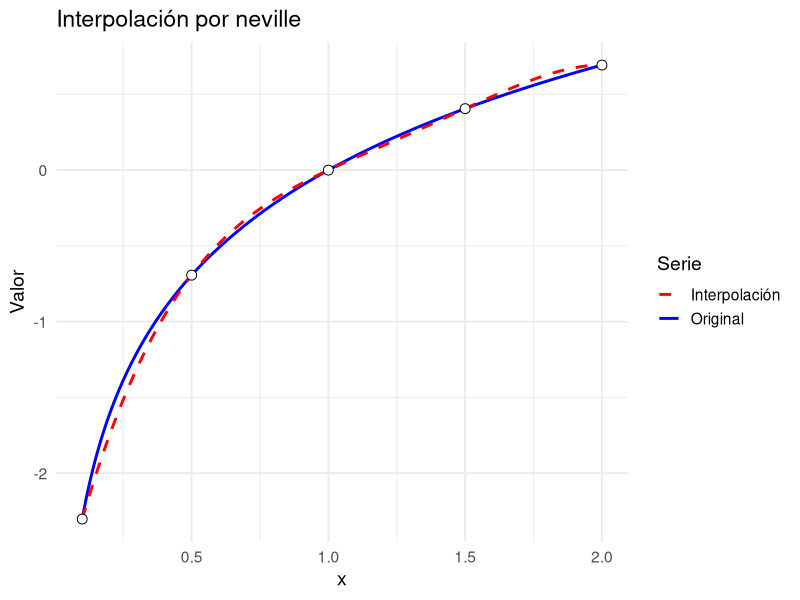
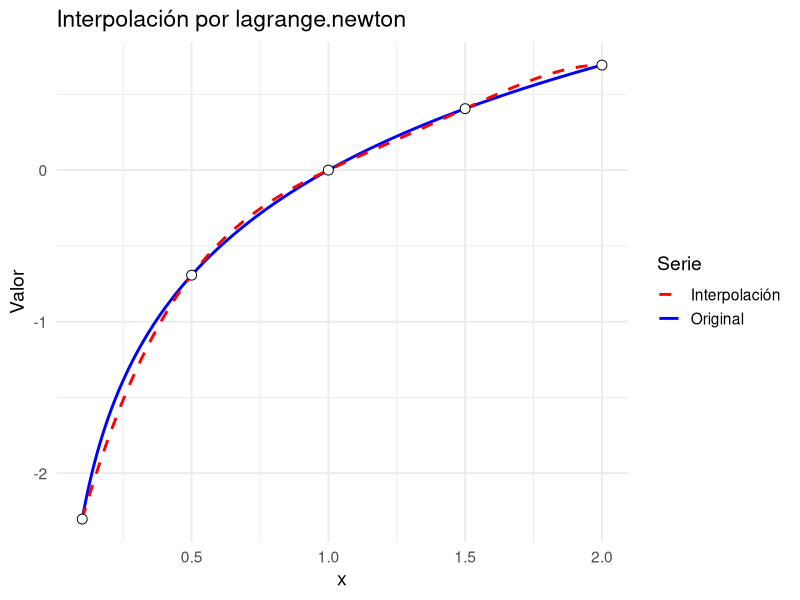
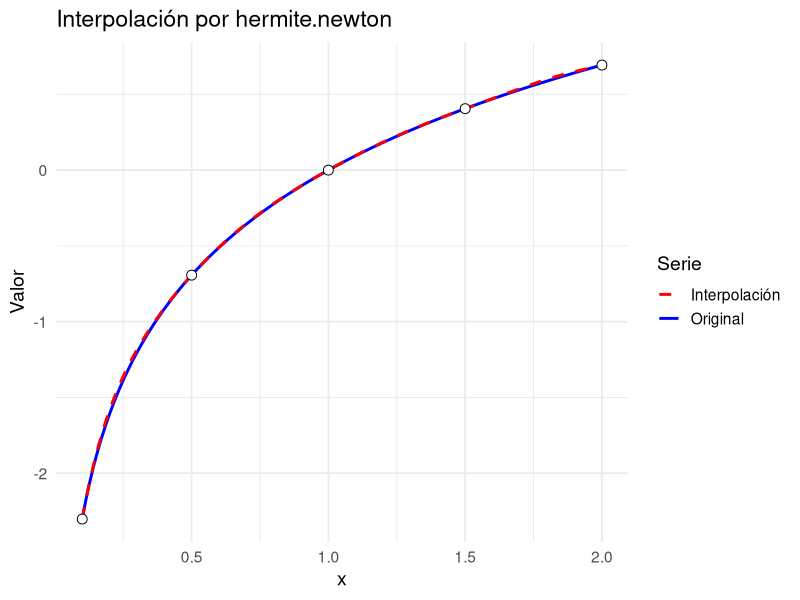
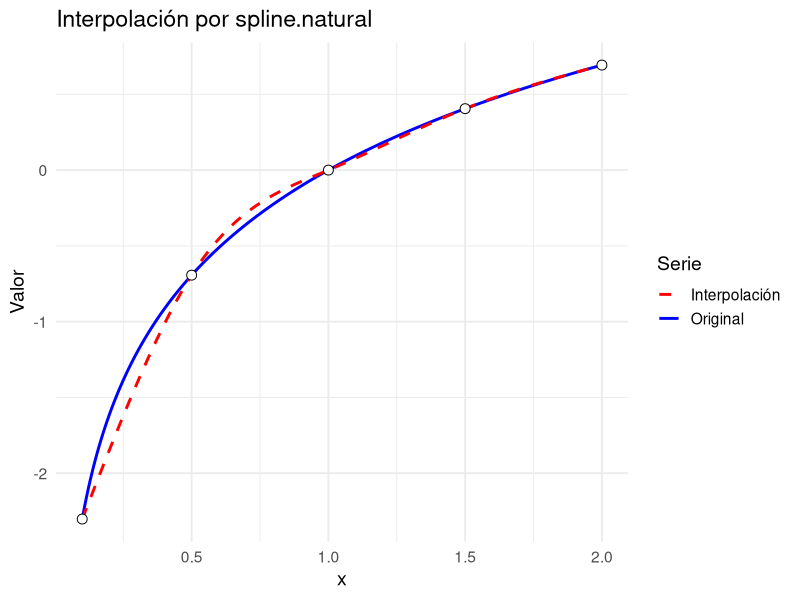
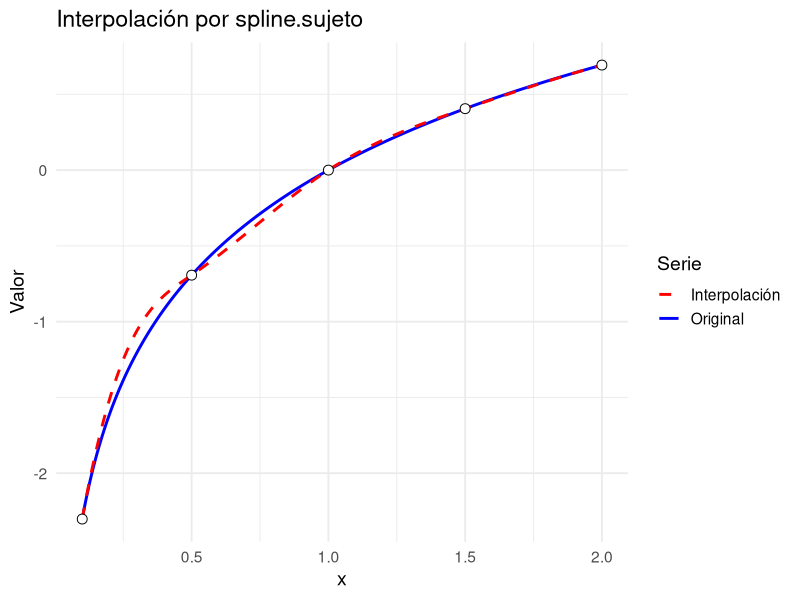
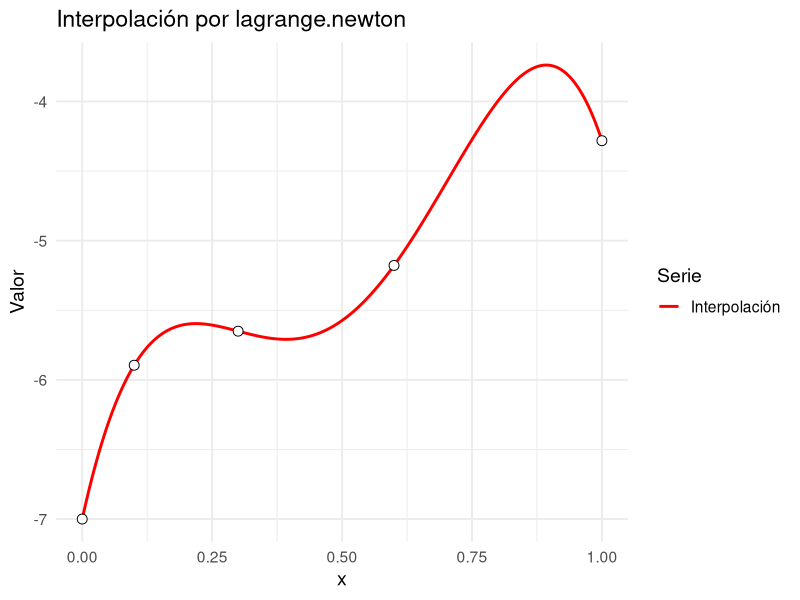
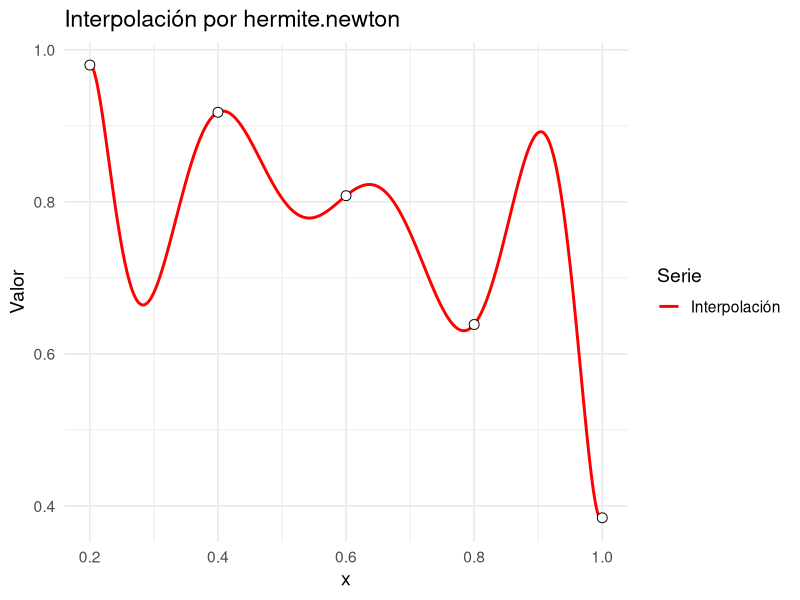
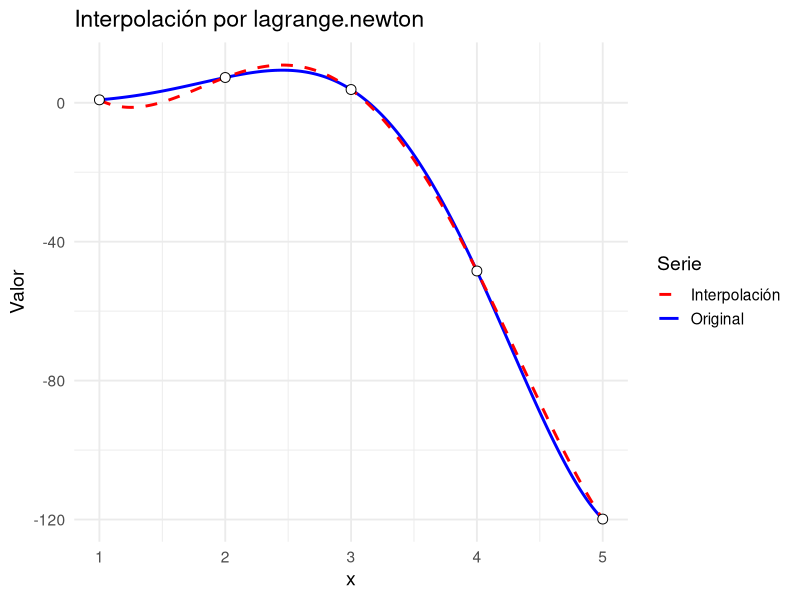

These charts were generated, in order, by the following R code:
## ---- chunk 1
#| code-fold: true
# Neville: interpolacion en un punto x a partir de un vector de nodos (xi) y otro de valores (f(xi))

# Retorna una lista con el valor interpolado y la matriz completa Q (la que posee todos los polinomios utilizados para la construccion del polinomio completo)

neville <- function(nodos, valores, x) {
  stopifnot(is.numeric(nodos),
            is.numeric(valores),
            length(nodos) == length(valores))
  n <- length(nodos)
  Q <- matrix(NA_real_, nrow = n, ncol = n)
  
  # Columna inicial con valores de Y
  Q[, 1] <-  valores
  
  # Construccion de la tabla de Neville
  for (i in 2:n) {
    for (j in 2:i) {
      numerador <- ((x - nodos[i - j + 1]) * Q[i, j - 1] - (x - nodos[i]) * Q[i -
                                                                                1, j - 1])
      denominador <- nodos[i] - nodos[i - j + 1]
      Q[i, j] <-  numerador / denominador
    }
  }
  return(list(valor = Q[n, n], tabla = Q))
}
## ---- chunk 2
#| code-fold: true

# Lagrange.Newton: interpolacion en un punto x function# Lagrange.Newton: interpolacion en un punto x a partir de un vector de nodos y otro de valores

# Retorna una lista con el valor interpolado, la matriz para la construccion de los coeficientes, y un vector de los coeficientes del polinomio de lagrange

lagrange.newton <- function(nodos, valores, x) {
  stopifnot(is.numeric(nodos),
            is.numeric(valores),
            length(nodos) == length(valores))
  n <- length(nodos)
  Q <- matrix(NA_real_, nrow = n, ncol = n)
  
  Q[, 1] <- valores
  
  # Construccion de la tabla de diferencias de Newton
  for (i in 2:n) {
    for (j in 2:i) {
      numerador <- Q[i, j - 1] - Q[i - 1, j - 1]
      denominador <- nodos[i] - nodos[i - j + 1]
      Q[i, j] <-  numerador / denominador
    }
  }
  coeficientes <- diag(Q)
  
  valor = Q[1, 1]
  producto = 1
  
  for (i in 2:n) {
    producto <- producto * (x - nodos[i - 1])
    valor <- valor + coeficientes[i] * producto
  }
  return(list(
    valor = valor,
    tabla = Q,
    coeficientes = coeficientes
  ))
}
## ---- chunk 3
#| code-fold: true

# Hermite.newton: interpolacion en un punto x a partir de un vector de nodos, otro de valores y otro de derivadas

# Retorna una lista con el valor interpolado, la matriz para la construccion de los  y un vector de los coeficientes

hermite.newton <- function(nodos, valores, derivadas, x) {
  stopifnot(
    is.numeric(nodos),
    is.numeric(valores),
    is.numeric(derivadas),
    length(nodos) == length(valores),
    length(nodos) == length(derivadas)
  )
  n <- length(nodos)
  
  Z <- numeric(2 * n)
  Q <- matrix(0, nrow = 2 * n, ncol = 2 * n)
  
  
  # Set-up inicial de la matriz
  for (i in 1:n) {
    z0 <- 2 * i - 1
    z1 <- 2 * i
    Z[z0] <- nodos[i]
    Z[z1] <- nodos[i]
    Q[z0, 1] <- valores[i]
    Q[z1, 1] <- valores[i]
    Q[z1, 2] <- derivadas[i]
    if (i != 1) {
      Q[z0, 2] <- (Q[z0, 1] - Q[z0 - 1, 1]) / (Z[z0] - Z[z0 - 1])
    }
  }
  # Rellenar el resto de la matriz a partir de estos valores
  for (i in 3:(2 * n)) {
    for (j in 3:i) {
      Q[i, j] <- (Q[i, j - 1] - Q[i - 1, j - 1]) / (Z[i] - Z[i - j + 1])
    }
  }
  
  coeficientes <- diag(Q)
  
  valor <- Q[1, 1]
  producto <- 1
  
  for (i in 2:(2 * n)) {
    producto <- producto * (x - Z[i - 1])
    valor <- valor + coeficientes[i] * producto
  }
  return(list(
    valor = valor,
    tabla = Q,
    coeficientes = coeficientes
  ))
}
## ---- chunk 4
#| code-fold: true

# spline.natural: funcion que calcula la interpolacion por splines a partir de unos nodos y sus valores

# Retorna los valores de los coeficientes a, b, c, d de cada una de las n-1 ecuaciones generadas
spline.natural <- function(nodos, valores, x) {
  # Note que los valores de a corresponden a los valores de los nodos en la funcion, por lo que cuando aparezca el vector "valores" se debe entender que equivale al vector "a"
  n <- length(nodos)
  
  h <- numeric(n - 1)
  alfa <- numeric(n - 1)
  alfa[1] <- 0
  
  # Paso 1 y 2: definir los h's y alfas
  for (i in 1:(n - 1)) {
    h[i] <- nodos[i + 1] - nodos[i]
    if (i != 1) {
      alfa[i] <- (3 / h[i]) * (valores[i + 1] - valores[i]) - (3 / h[i - 1]) *
        (valores[i] - valores[i - 1])
    }
  }
  
  #Paso 3: definir valores iniciales de l, m, y z
  l <- numeric(n) # creo que el tamano de esto puede ser n-1
  l[1] <- 1
  m <- numeric(n - 1)
  m[1] <- 0
  z <- numeric(n) # creo que el tamano de esto puede ser n-1
  z[1] <- 0
  
  # Paso 4: rellenar vectores l, m, z
  for (i in 2:(n - 1)) {
    l[i] <- 2 * (nodos[i + 1] - nodos[i - 1]) - h[i - 1] * m[i - 1]
    m[i] <- h[i] / l[i]
    z[i] <- (alfa[i] - h[i - 1] * z[i - 1]) / l[i]
  }
  
  # Paso 5: definir valores finales
  l[n] <- 1 #creo que esto no hace falta
  z[n] <- 0 #esto tampoco
  c <- numeric(n)
  c[n] <- 0
  b <- numeric(n)
  d <- numeric(n)
  
  # Paso 6: sustitucion hacia atras
  for (j in (n - 1):1) {
    c[j] <- z[j] - m[j] * c[j + 1]
    b[j] <- (valores[j + 1] - valores[j]) / h[j] - (h[j] / 3) * (c[j + 1] +
                                                                   2 * c[j])
    d[j] <- (c[j + 1] - c[j]) / (3 * h[j])
  }
  
  # Paso extra: evaluar la interpolacion en el punto x especificado
  
  ## Encontramos los dos nodos que estan prensando al intervalo
  indice <- NULL
  for (i in 1:(n - 1)) {
    if (x >= nodos[i] && x < nodos[i + 1]) {
      indice <- i
    }
  }
  if(x == nodos[n]){
    indice <- n
  }
  if (is.null(indice)) {
    return("El valor de interpolacion debe estar entre dos nodos")
  }
  ## evaluamos en la funcion asociada
  
  valor <- valores[indice] + b[indice] * (x - nodos[indice]) + c[indice] * (x - nodos[indice])^2 + d[indice] * (x - nodos[indice])^3
  
  return(list(
    a = valores,
    b = b,
    c = c,
    d = d,
    valor = valor
  ))
}
## ---- chunk 5
#| code-fold: true

# spline.sujeto: funcion que calcula la interpolacion por splines a partir de unos nodos y sus valores

# Retorna los valores de los coeficientes a, b, c, d de cada una de las n-1 ecuaciones generadas
spline.sujeto <- function(nodos, valores, derivadas, x) {
  # Note que los valores de a corresponden a los valores de los nodos en la funcion, por lo que cuando aparezca el vector "valores" se debe entender que equivale al vector "a"
  stopifnot(length(derivadas) == 2)
  n <- length(nodos)
  
  h <- numeric(n - 1)
  alfa <- numeric(n)
  
  # Paso 1 y 2: definir los h's y alfas
  for (i in 1:(n - 1)) {
    h[i] <- nodos[i + 1] - nodos[i]
    if (i != 1) {
      alfa[i] <- (3 / h[i]) * (valores[i + 1] - valores[i]) - (3 / h[i - 1]) *
        (valores[i] - valores[i - 1])
    }
  }
  
  alfa[1] <- 3 * ((valores[2] - valores[1]) / h[1] - derivadas[1])
  alfa[n] <- 3 * (derivadas[2] - (valores[n] - valores[n - 1]) / h[n - 1])
  
  #Paso 3: definir valores iniciales de l, m, y z
  l <- numeric(n) # creo que el tamano de esto puede ser n-1
  l[1] <- 2 * h[1]
  m <- numeric(n - 1)
  m[1] <- 1 / 2
  z <- numeric(n) # creo que el tamano de esto puede ser n-1
  z[1] <- alfa[1] / l[1]
  
  # Paso 4: rellenar vectores l, m, z
  for (i in 2:(n - 1)) {
    l[i] <- 2 * (nodos[i + 1] - nodos[i - 1]) - h[i - 1] * m[i - 1]
    m[i] <- h[i] / l[i]
    z[i] <- (alfa[i] - h[i - 1] * z[i - 1]) / l[i]
  }
  
  # Paso 5: definir valores finales
  l[n] <- h[n - 1] * (2 - m[n - 1])
  z[n] <- (alfa[n] - h[n - 1] * z[n - 1]) / l[n]
  c <- numeric(n)
  c[n] <- z[n]
  b <- numeric(n)
  d <- numeric(n)
  
  # Paso 6: sustitucion hacia atras
  for (j in (n - 1):1) {
    c[j] <- z[j] - m[j] * c[j + 1]
    b[j] <- (valores[j + 1] - valores[j]) / h[j] - (h[j] / 3) * (c[j + 1] + 2 * c[j])
    d[j] <- (c[j + 1] - c[j]) / (3 * h[j])
  }
  
  # Paso extra: evaluar la interpolacion en el punto x especificado
  
  ## Encontramos los dos nodos que estan prensando al intervalo
  indice <- NULL
  for (i in 1:(n - 1)) {
    if (x >= nodos[i] && x < nodos[i + 1]) {
      indice <- i
    }
  }
  if (x == nodos[n]) {
    indice <- n
  }
  if (is.null(indice)) {
    return("El valor de interpolacion debe estar entre dos nodos")
  }
  ## evaluamos en la funcion asociada
  
  valor <- valores[indice] + b[indice] * (x - nodos[indice]) + c[indice] * (x - nodos[indice])^2 + d[indice] * (x - nodos[indice])^3
  
  return(list(
    a = valores,
    b = b,
    c = c,
    d = d,
    valor = valor
  ))
}
## ---- chunk 6
#| message: false
#| warning: false
#| code-fold: true

library(tidyverse)

graficar.polinomio <- function(nodos,
                               a,
                               b,
                               metodo,
                               f = NULL,
                               valores = NULL,
                               df = NULL,
                               derivadas = NULL,          
                               derivadas.clamped = NULL) {

  stopifnot(is.numeric(nodos), length(nodos) >= 2)

  # Validación: exactamente uno de f o valores
  if (is.null(f) == is.null(valores)) {
    stop("Debe proveer exactamente uno: 'f' (función) o 'valores' (numérico).")
  }

  # Valores en nodos
  if (!is.null(f)) {
    stopifnot(is.function(f))
    valores_nodos <- f(nodos)
  } else {
    stopifnot(is.numeric(valores), length(valores) == length(nodos))
    valores_nodos <- valores
  }

  # ---- Derivadas en nodos (si aplica) ----
  derivadas_nodos <- NULL

  # Si llegan ambos, priorizamos 'derivadas' y avisamos
  if (!is.null(df) && !is.null(derivadas)) {
    warning("Se pasaron 'df' y 'derivadas'; se usará 'derivadas'.")
  }

  if (!is.null(derivadas)) {
    stopifnot(is.numeric(derivadas), length(derivadas) == length(nodos))
    derivadas_nodos <- derivadas
  } else if (!is.null(df)) {
    if (is.function(df)) {
      derivadas_nodos <- df(nodos)
    } else if (is.numeric(df)) {
      stopifnot(length(df) == length(nodos))
      derivadas_nodos <- df
    } else {
      stop("`df` debe ser función o vector numérico de derivadas en los nodos.")
    }
  }

  # Wrapper vectorizado para el método (con o sin derivadas)
  if (!is.null(derivadas_nodos)) {
    H <- function(x)
      vapply(x, function(xx)
        metodo(nodos, valores_nodos, derivadas_nodos, xx)$valor, numeric(1))
  } else {
    if (is.null(derivadas.clamped)) {
      H <- function(x)
        vapply(x, function(xx)
          metodo(nodos, valores_nodos, xx)$valor, numeric(1))
    } else {
      H <- function(x)
        vapply(x, function(xx)
          spline.sujeto(nodos, valores_nodos, derivadas.clamped, xx)$valor, numeric(1))
    }
  }

  # Malla y data frames
  xi <- seq(a, b, length.out = 400)
  df_plot <- data.frame(
    x  = xi,
    Hx = H(xi),
    fx = if (!is.null(f)) f(xi) else NA_real_
  )
  df_nodos <- data.frame(x = nodos, y = valores_nodos)

  # Gráfico
  p <- ggplot(df_plot, aes(x = x))
  if (!is.null(f)) {
    p <- p +
      geom_line(aes(y = fx, color = "Original"), linewidth = 1) +
      geom_line(aes(y = Hx, color = "Interpolación"),
                linewidth = 1, linetype = "dashed") +
      scale_color_manual(values = c("Original" = "blue", "Interpolación" = "red"))
  } else {
    p <- p +
      geom_line(aes(y = Hx, color = "Interpolación"), linewidth = 1) +
      scale_color_manual(values = c("Interpolación" = "red"))
  }

  p +
    geom_point(data = df_nodos, aes(x = x, y = y),
               shape = 21, size = 3, fill = "white") +
    labs(title = paste0("Interpolación por ", deparse(substitute(metodo))),
         y = "Valor", color = "Serie") +
    theme_minimal(base_size = 14)
}

## ---- chunk 7
#| code-fold: true

f <- function(x) log(x)
df <- function(x) 1/x
nodos <- c(0.1, 0.5, 1, 1.5, 2)
graficar.polinomio(nodos, nodos[1], nodos[length(nodos)], neville, f)
graficar.polinomio(nodos, nodos[1], nodos[length(nodos)], lagrange.newton, f)
graficar.polinomio(nodos, nodos[1], nodos[length(nodos)], hermite.newton, f = f, df = df)
graficar.polinomio(nodos, nodos[1], nodos[length(nodos)], spline.natural, f)
graficar.polinomio(nodos, nodos[1], nodos[length(nodos)], spline.sujeto, f = f, derivadas.clamped = c(df(nodos[1]), df(nodos[length(nodos)])))

## ---- chunk 8
#| code-fold: true
neville(c(0.2, 0.4, 0.6, 0.8, 1.0), c(0.9798652, 0.9177710, 0.8080348, 0.6386093, 0.3843735), 0.5)
## ---- chunk 9
#| code-fold: true
f <- function(x) 3*x*exp(x) - exp(2*x)
nodos <- c(1, 1.05, 1.07)
valores <- f(nodos)

valor.a <- neville(nodos, valores, 1.03)$valor
valor.a
## ---- chunk 10
#| code-fold: true
nodos <- c(nodos, 1.04)
valores <- f(nodos)

valor.b <- neville(nodos, valores, 1.03)$valor
valor.b
## ---- chunk 11
#| code-fold: true
error.real.a <- abs(valor.a-f(1.03))
error.real.a

error.real.b <- abs(valor.b-f(1.03))
error.real.b

library(Deriv)

f3 <- Deriv(f, x = "x", nderiv = 3)
f4 <- Deriv(f, x = "x", nderiv = 4)

intervalo <- seq(1, 1.07, length.out = 1000)
max_f3 <- max(abs(sapply(intervalo, f3)))
max_f4 <- max(abs(sapply(intervalo, f4)))

producto.a <- prod(abs(1.03 - c(1, 1.05, 1.07)))
producto.b <- prod(abs(1.03 - c(1, 1.05, 1.07, 1.04)))

# Cotas teóricas del error
error.teorico.a <- max_f3 / factorial(3) * producto.a
error.teorico.b <- max_f4 / factorial(4) * producto.b

error.teorico.a
error.teorico.b
## ---- chunk 12
#| code-fold: true
f <- function(x) 3*x*exp(x) - exp(2*x)
df <- function(x) 3*x*exp(x) + 3*exp(x) -2*exp(2*x)
nodos <- c(1, 1.05, 1.07)
valores <- f(nodos)
derivadas <- df(nodos)

valor.a <- hermite.newton(nodos, valores, derivadas, 1.03)$valor
valor.a
## ---- chunk 13
#| code-fold: true
nodos <- c(nodos, 1.04)
valores <- f(nodos)
derivadas <- df(nodos)

valor.b <- hermite.newton(nodos, valores, derivadas, 1.03)$valor
valor.b
## ---- chunk 14
#| code-fold: true
error.real.a <- abs(valor.a-f(1.03))
error.real.a

error.real.b <- abs(valor.b-f(1.03))
error.real.b


grid <- seq(1.00, 1.07, length.out = 2000)

# Caso (a): 3 nodos
m_a <- 2*length(c(1, 1.05, 1.07))  # orden 6
f6  <- Deriv(f, x="x", nderiv = m_a)
max_f6 <- max(abs(sapply(grid, f6)))
prod_a <- prod((1.03 - c(1, 1.05, 1.07))^2)
error.teorico.a <- max_f6 / factorial(m_a) * prod_a
error.teorico.a

# Caso (b): 4 nodos
m_b <- 2*length(c(1, 1.05, 1.07, 1.04))  # orden 8
f8  <- Deriv(f, x="x", nderiv = m_b)
max_f8 <- max(abs(sapply(grid, f8)))
prod_b <- prod((1.03 - c(1, 1.05, 1.07, 1.04))^2)
error.teorico.b <- max_f8 / factorial(m_b) * prod_b
error.teorico.b
## ---- chunk 15
nodos <- c(0, 0.1, 0.3, 0.6, 1)
valores <- c(-7, -5.89483, -5.65014, -5.17788, -4.28172)

lagrange.newton(nodos, valores, 1)
## ---- chunk 16
#| code-fold: true
graficar.polinomio(nodos, 0, 1, lagrange.newton, valores = valores)
## ---- chunk 17
#| code-fold: true
nodos     <- c(0.2, 0.4, 0.6, 0.8, 1.0)
valores   <- c(0.9798652, 0.9177710, 0.8080348, 0.6386093, 0.3843735)
derivadas <- c(0.20271,   0.42279,   0.68414,   1.02964,   1.55741)

hermite.newton(nodos, valores, derivadas, 0.2)
## ---- chunk 18
#| code-fold: true
graficar.polinomio(nodos, 0.2, 1, hermite.newton, valores = valores, derivadas = derivadas)
## ---- chunk 19

f <- function(x) {
  x^3 * sin(x)
}

nodos <- c(1, 2, 3, 4, 5)
graficar.polinomio(nodos, nodos[1], nodos[length(nodos)], lagrange.newton, f)

## ---- chunk 20
#| code-fold: true

# Funciones 
f1 <- function(x) 3 * x^2 * log(x) + 2 * x
f2 <- function(x) x^2 * sin(x) - 3 * cos(x)
f3 <- function(x) x * cos(x) - 2 * x^2 + 3 * x - 1

# Derivadas 
df1 <- function(x) 6 * x * log(x) + 3 * x + 2
df2 <- function(x) 2 * x * sin(x) + x^2 * cos(x) + 3 * sin(x)
df3 <- function(x) cos(x) - x * sin(x) - 4 * x + 3
## ---- chunk 21
#| code-fold: true
#| fig-cap: "Interpolación de Lagrange - Función 1"
graficar.polinomio(c(1, 1.5, 2, 2.5, 3), 1, 3, lagrange.newton, f = f1)
## ---- chunk 22
#| code-fold: true
#| fig-cap: "Interpolación de Lagrange - Función 2"
graficar.polinomio(c(1, 2, 3, 4, 5), 1, 5, lagrange.newton, f = f2)
## ---- chunk 23
#| code-fold: true
#| fig-cap: "Interpolación de Lagrange - Función 3"
graficar.polinomio(c(1, 2, 3, 4, 5), 1, 5, lagrange.newton, f = f3)
## ---- chunk 24
#| code-fold: true
#| fig-cap: "Interpolación por Splines naturales - Función 1"
graficar.polinomio(c(1, 1.5, 2, 2.5, 3), 1, 3, spline.natural, f = f1)
## ---- chunk 25
#| code-fold: true
#| fig-cap: "Interpolación por Splines naturales - Función 2"
graficar.polinomio(c(1, 2, 3, 4, 5), 1, 5, spline.natural, f = f2)
## ---- chunk 26
#| code-fold: true
#| fig-cap: "Interpolación por Splines naturales - Función 3"
graficar.polinomio(c(1, 2, 3, 4, 5), 1, 5, spline.natural, f = f3)
## ---- chunk 27
#| code-fold: true
#| fig-cap: "Interpolación de Hermite - Función 1"
graficar.polinomio(c(1, 1.5, 2, 2.5, 3), 1, 3, hermite.newton, f = f1, df = df1)
## ---- chunk 28
#| code-fold: true
#| fig-cap: "Interpolación de Hermite - Función 2"
graficar.polinomio(c(1, 2, 3, 4, 5), 1, 5, hermite.newton, f = f2, df = df2)
## ---- chunk 29
#| code-fold: true
#| fig-cap: "Interpolación de Hermite - Función 3"
graficar.polinomio(c(1, 2, 3, 4, 5), 1, 5, hermite.newton, f = f3, df = df3)
## ---- chunk 30
#| code-fold: true
#| fig-cap: "Comparación de métodos - Función 1"
nodos1 <- c(1, 1.5, 2, 2.5, 3)
valores1 <- f1(nodos1)
derivadas1 <- df1(nodos1)

xi <- seq(1, 3, length.out = 400)
df_comp1 <- tibble(
  x = xi,
  `f(x)` = f1(xi),
  Lagrange = vapply(xi, function(x) lagrange.newton(nodos1, valores1, x)$valor, numeric(1)),
  Hermite = vapply(xi, function(x) hermite.newton(nodos1, valores1, derivadas1, x)$valor, numeric(1)),
  Splines = vapply(xi, function(x) spline.natural(nodos1, valores1, x)$valor, numeric(1))
) |> pivot_longer(-x, names_to = "Método", values_to = "y")

ggplot(df_comp1, aes(x = x, y = y, color = Método)) +
  geom_line(linewidth = 1) +
  geom_point(data = tibble(x = nodos1, y = valores1), 
             aes(x = x, y = y, color = "Nodos"), 
             shape = 21, fill = "white", size = 2) +
  labs(title = "Comparación de métodos de interpolación - Función 1") +
  theme_minimal(base_size = 14)
## ---- chunk 31
#| code-fold: true
#| fig-cap: "Comparación de métodos de interpolación - Función 2"

nodos2 <- c(1, 2, 3, 4, 5)
valores2 <- f2(nodos2)
derivadas2 <- df2(nodos2)

xi2 <- seq(1, 5, length.out = 400)
df_comp2 <- tibble(
  x = xi2,
  `f(x)` = f2(xi2),
  Lagrange = vapply(xi2, function(x) lagrange.newton(nodos2, valores2, x)$valor, numeric(1)),
  Hermite = vapply(xi2, function(x) hermite.newton(nodos2, valores2, derivadas2, x)$valor, numeric(1)),
  Splines = vapply(xi2, function(x) spline.natural(nodos2, valores2, x)$valor, numeric(1))
) |> pivot_longer(-x, names_to = "Método", values_to = "y")

ggplot(df_comp2, aes(x = x, y = y, color = Método)) +
  geom_line(linewidth = 1) +
  geom_point(data = tibble(x = nodos2, y = valores2),
             aes(x = x, y = y, color = "Nodos"),
             shape = 21, fill = "white", size = 2) +
  labs(title = "Comparación de métodos de interpolación - Función 2") +
  theme_minimal(base_size = 14)
## ---- chunk 32
#| code-fold: true
#| fig-cap: "Comparación de métodos de interpolación - Función 3"

nodos3 <- c(1, 2, 3, 4, 5)
valores3 <- f3(nodos3)
derivadas3 <- df3(nodos3)

xi3 <- seq(1, 5, length.out = 400)
df_comp3 <- tibble(
  x = xi3,
  `f(x)` = f3(xi3),
  Lagrange = vapply(xi3, function(x) lagrange.newton(nodos3, valores3, x)$valor, numeric(1)),
  Hermite = vapply(xi3, function(x) hermite.newton(nodos3, valores3, derivadas3, x)$valor, numeric(1)),
  Splines = vapply(xi3, function(x) spline.natural(nodos3, valores3, x)$valor, numeric(1))
) |> pivot_longer(-x, names_to = "Método", values_to = "y")

ggplot(df_comp3, aes(x = x, y = y, color = Método)) +
  geom_line(linewidth = 1) +
  geom_point(data = tibble(x = nodos3, y = valores3),
             aes(x = x, y = y, color = "Nodos"),
             shape = 21, fill = "white", size = 2) +
  labs(title = "Comparación de métodos de interpolación - Función 3") +
  theme_minimal(base_size = 14)
## ---- chunk 33
#| code-fold: true

# Funcion para plantear el sistema de ecuaciones asociado al ajuste de minimos cuadrados
# Retorna matriz asociada a los coeficientes (A) y vector de solucion (B)
sistema.minimos <- function(nodos, valores, n){
  stopifnot(is.numeric(nodos), is.numeric(valores),
            length(nodos) == length(valores),
            is.numeric(n), n >= 0, n < length(nodos))
  m <- length(nodos)
  A <- matrix(NA_real_, nrow = n + 1, ncol = n + 1)
  B <- numeric(n + 1)
  for (j in 0:n){
    for (k in 0:n) {
      A[j + 1, k + 1] <- sum(nodos^(j + k)) 
    }
    B[j + 1] <- sum(nodos^(j) * valores)
  }
  return(list(A = A, B = B))
}
## ---- chunk 34
#| code-fold: true

# Funcion para encontrar coeficientes del polinomio que surge del ajuste de minimos cuadrados y hacer el grafico del mismo
ajuste.minimos.cuadrados <- function(nodos, valores, n, a, b){
  stopifnot(is.numeric(nodos), is.numeric(valores),
            length(nodos) == length(valores),
            is.numeric(a), is.numeric(b), a < b,
            is.numeric(n), n >= 0)
  sistema <- sistema.minimos(nodos, valores, n)
  
  coef <- as.numeric(solve(sistema$A, sistema$B))
  
  # Polinomio ajustado
  f_hat <- function(z) vapply(z, function(zz) sum(coef * zz^(0:n)), numeric(1))
  
  # Datos para el gráfico
  xi <- seq(a, b, length.out = 400)
  df_plot <- data.frame(x = xi, Hx = f_hat(xi))
  df_pts  <- data.frame(x = nodos, y = valores)
  
  # Gráfico 
  p <- ggplot(df_plot, aes(x = x)) +
    geom_line(aes(y = Hx, color = "Ajuste (MC)"),
              linewidth = 1, linetype = "dashed") +
    scale_color_manual(values = c("Ajuste (MC)" = "red")) +
    geom_point(data = df_pts, aes(x = x, y = y),
               shape = 21, size = 3, fill = "white") +
    labs(title = paste0("Interpolación por ajuste de\nmínimos cuadrados (grado ", n, ")"),
         y = "Valor", color = "Serie") +
    theme_minimal(base_size = 14)
  
  return(list(coeficientes = coef, f.ajuste = f_hat, grafico = p))
}
## ---- chunk 35
#| code-fold: true

nodos   <- c(4.0, 4.2, 4.5, 4.7, 5.1, 5.5, 5.9, 6.3, 6.8, 7.1)
valores <- c(102.56, 113.18, 130.11, 142.05, 167.53, 195.14, 224.87, 256.73, 299.50, 326.72)
n <- 3
a <- min(nodos)
b <- max(nodos)

x <- ajuste.minimos.cuadrados(nodos, valores, n, a, b)
x
## ---- chunk 36
sistema.minimos.integrados <- function(a, b, f, n){
  A <- matrix(NA_real_, nrow = n + 1, ncol = n + 1)
  B <- numeric(n + 1)
  
  for (j in 0:n) {
    for (k in 0:n) {
      A[j + 1, k + 1] <- integrate(function(x) x^(j + k), a, b)$value
    }
    B[j + 1] <- integrate(function(x) f(x) * x^j, a, b)$value
  }
  return(list(A = A, B = B))
}
## ---- chunk 37
ajuste.minimos.cuadrados.integrados <- function(a, b, f, n){
  sistema <- sistema.minimos.integrados(a, b, f, n)
  
  coef <- as.numeric(solve(sistema$A, sistema$B))
  
  # Polinomio ajustado
  f_hat <- function(z) vapply(z, function(zz) sum(coef * zz^(0:n)), numeric(1))
  
  # Datos para el gráfico
  xi <- seq(a, b, length.out = 400)
  df_plot <- data.frame(x = xi, Hx = f_hat(xi), fx = f(xi))

  # Gráfico 
  p <- ggplot(df_plot, aes(x = x)) +
    geom_line(aes(y = fx, color = "Original"), linewidth = 1) +
    geom_line(aes(y = Hx, color = "Ajuste (MC)"),
              linewidth = 1, linetype = "dashed") +
    scale_color_manual(values = c("Ajuste (MC)" = "red", "Original" = "blue")) +
    labs(title = paste0("Interpolación por ajuste de\nmínimos cuadrados (grado ", n, ")"),
         y = "Valor", color = "Serie") +
    theme_minimal(base_size = 14)
  
  invisible(list(coeficientes = coef, f_ajuste = f_hat, grafico = p))
}
## ---- chunk 38
grado.2 <- ajuste.minimos.cuadrados.integrados(-1,1, function(x) cos(pi * x),2)
grado.4 <- ajuste.minimos.cuadrados.integrados(-1,1, function(x) cos(pi * x),4)
grado.6 <- ajuste.minimos.cuadrados.integrados(-1,1, function(x) cos(pi * x),6)
## ---- chunk 39
# Coeficientes de P2
print(grado.2$coeficientes)
print(grado.2$grafico)

# Coeficientes de P4
print(grado.4$coeficientes)
print(grado.4$grafico)

# Coeficientes de P6
print(grado.6$coeficientes)
print(grado.6$grafico)
